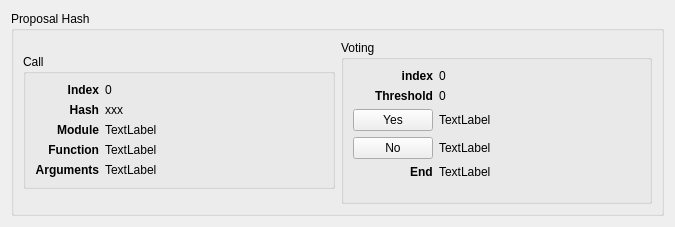
<?xml version="1.0" encoding="UTF-8"?>
<ui version="4.0">
 <class>TechnicalCommitteeProposalWidget</class>
 <widget class="QWidget" name="TechnicalCommitteeProposalWidget">
  <property name="geometry">
   <rect>
    <x>0</x>
    <y>0</y>
    <width>675</width>
    <height>227</height>
   </rect>
  </property>
  <property name="windowTitle">
   <string>Form</string>
  </property>
  <layout class="QGridLayout" name="gridLayout_2">
   <item row="0" column="0">
    <widget class="QGroupBox" name="proposalGroupBox">
     <property name="sizePolicy">
      <sizepolicy hsizetype="Expanding" vsizetype="Preferred">
       <horstretch>0</horstretch>
       <verstretch>0</verstretch>
      </sizepolicy>
     </property>
     <property name="title">
      <string>Proposal Hash</string>
     </property>
     <layout class="QVBoxLayout" name="verticalLayout">
      <item>
       <layout class="QHBoxLayout" name="horizontalLayout_4">
        <item>
         <widget class="QGroupBox" name="callGroupBox">
          <property name="sizePolicy">
           <sizepolicy hsizetype="Preferred" vsizetype="Fixed">
            <horstretch>0</horstretch>
            <verstretch>0</verstretch>
           </sizepolicy>
          </property>
          <property name="title">
           <string>Call</string>
          </property>
          <layout class="QFormLayout" name="formLayout_2">
           <property name="labelAlignment">
            <set>Qt::AlignRight|Qt::AlignTrailing|Qt::AlignVCenter</set>
           </property>
           <item row="0" column="0">
            <widget class="QLabel" name="callIndexLabel">
             <property name="sizePolicy">
              <sizepolicy hsizetype="Preferred" vsizetype="Fixed">
               <horstretch>0</horstretch>
               <verstretch>0</verstretch>
              </sizepolicy>
             </property>
             <property name="font">
              <font>
               <weight>75</weight>
               <bold>true</bold>
              </font>
             </property>
             <property name="text">
              <string>Index</string>
             </property>
             <property name="alignment">
              <set>Qt::AlignRight|Qt::AlignTrailing|Qt::AlignVCenter</set>
             </property>
            </widget>
           </item>
           <item row="0" column="1">
            <widget class="QLabel" name="callIndexValueLabel">
             <property name="sizePolicy">
              <sizepolicy hsizetype="Preferred" vsizetype="Fixed">
               <horstretch>0</horstretch>
               <verstretch>0</verstretch>
              </sizepolicy>
             </property>
             <property name="text">
              <string>0</string>
             </property>
            </widget>
           </item>
           <item row="1" column="0">
            <widget class="QLabel" name="callHashLabel">
             <property name="enabled">
              <bool>true</bool>
             </property>
             <property name="sizePolicy">
              <sizepolicy hsizetype="Preferred" vsizetype="Preferred">
               <horstretch>0</horstretch>
               <verstretch>0</verstretch>
              </sizepolicy>
             </property>
             <property name="font">
              <font>
               <weight>75</weight>
               <bold>true</bold>
              </font>
             </property>
             <property name="text">
              <string>Hash</string>
             </property>
             <property name="alignment">
              <set>Qt::AlignRight|Qt::AlignTrailing|Qt::AlignVCenter</set>
             </property>
            </widget>
           </item>
           <item row="1" column="1">
            <widget class="QLabel" name="callHashValueLabel">
             <property name="sizePolicy">
              <sizepolicy hsizetype="Preferred" vsizetype="Fixed">
               <horstretch>0</horstretch>
               <verstretch>0</verstretch>
              </sizepolicy>
             </property>
             <property name="text">
              <string>xxx</string>
             </property>
            </widget>
           </item>
           <item row="2" column="0">
            <widget class="QLabel" name="callModuleLabel">
             <property name="sizePolicy">
              <sizepolicy hsizetype="Preferred" vsizetype="Fixed">
               <horstretch>0</horstretch>
               <verstretch>0</verstretch>
              </sizepolicy>
             </property>
             <property name="font">
              <font>
               <weight>75</weight>
               <bold>true</bold>
              </font>
             </property>
             <property name="text">
              <string>Module</string>
             </property>
             <property name="alignment">
              <set>Qt::AlignRight|Qt::AlignTrailing|Qt::AlignVCenter</set>
             </property>
            </widget>
           </item>
           <item row="2" column="1">
            <widget class="QLabel" name="callModuleValueLabel">
             <property name="text">
              <string>TextLabel</string>
             </property>
            </widget>
           </item>
           <item row="3" column="0">
            <widget class="QLabel" name="callFunctionLabel">
             <property name="sizePolicy">
              <sizepolicy hsizetype="Preferred" vsizetype="Fixed">
               <horstretch>0</horstretch>
               <verstretch>0</verstretch>
              </sizepolicy>
             </property>
             <property name="font">
              <font>
               <weight>75</weight>
               <bold>true</bold>
              </font>
             </property>
             <property name="text">
              <string>Function</string>
             </property>
             <property name="alignment">
              <set>Qt::AlignRight|Qt::AlignTrailing|Qt::AlignVCenter</set>
             </property>
            </widget>
           </item>
           <item row="3" column="1">
            <widget class="QLabel" name="callFunctionValueLabel">
             <property name="sizePolicy">
              <sizepolicy hsizetype="Preferred" vsizetype="Fixed">
               <horstretch>0</horstretch>
               <verstretch>0</verstretch>
              </sizepolicy>
             </property>
             <property name="text">
              <string>TextLabel</string>
             </property>
            </widget>
           </item>
           <item row="4" column="0">
            <widget class="QLabel" name="callArgumentsLabel">
             <property name="sizePolicy">
              <sizepolicy hsizetype="Preferred" vsizetype="Fixed">
               <horstretch>0</horstretch>
               <verstretch>0</verstretch>
              </sizepolicy>
             </property>
             <property name="font">
              <font>
               <weight>75</weight>
               <bold>true</bold>
              </font>
             </property>
             <property name="text">
              <string>Arguments</string>
             </property>
             <property name="alignment">
              <set>Qt::AlignRight|Qt::AlignTrailing|Qt::AlignVCenter</set>
             </property>
            </widget>
           </item>
           <item row="4" column="1">
            <widget class="QLabel" name="callArgumentsValueLabel">
             <property name="text">
              <string>TextLabel</string>
             </property>
            </widget>
           </item>
          </layout>
         </widget>
        </item>
        <item>
         <widget class="QGroupBox" name="votingGroupBox">
          <property name="title">
           <string>Voting</string>
          </property>
          <layout class="QFormLayout" name="formLayout">
           <property name="labelAlignment">
            <set>Qt::AlignRight|Qt::AlignTrailing|Qt::AlignVCenter</set>
           </property>
           <item row="0" column="0">
            <widget class="QLabel" name="votingIndexLabel">
             <property name="sizePolicy">
              <sizepolicy hsizetype="Preferred" vsizetype="Fixed">
               <horstretch>0</horstretch>
               <verstretch>0</verstretch>
              </sizepolicy>
             </property>
             <property name="font">
              <font>
               <weight>75</weight>
               <bold>true</bold>
              </font>
             </property>
             <property name="text">
              <string>index</string>
             </property>
             <property name="alignment">
              <set>Qt::AlignRight|Qt::AlignTrailing|Qt::AlignVCenter</set>
             </property>
            </widget>
           </item>
           <item row="0" column="1">
            <widget class="QLabel" name="votingIndexValueLabel">
             <property name="text">
              <string>0</string>
             </property>
            </widget>
           </item>
           <item row="1" column="0">
            <widget class="QLabel" name="votingThresholdLabel">
             <property name="sizePolicy">
              <sizepolicy hsizetype="Preferred" vsizetype="Fixed">
               <horstretch>0</horstretch>
               <verstretch>0</verstretch>
              </sizepolicy>
             </property>
             <property name="font">
              <font>
               <weight>75</weight>
               <bold>true</bold>
              </font>
             </property>
             <property name="text">
              <string>Threshold</string>
             </property>
            </widget>
           </item>
           <item row="1" column="1">
            <widget class="QLabel" name="votingThresholdValueLabel">
             <property name="text">
              <string>0</string>
             </property>
            </widget>
           </item>
           <item row="2" column="1">
            <widget class="QLabel" name="votingAyesValueLabel">
             <property name="text">
              <string>TextLabel</string>
             </property>
            </widget>
           </item>
           <item row="3" column="1">
            <widget class="QLabel" name="votingNaysValueLabel">
             <property name="text">
              <string>TextLabel</string>
             </property>
            </widget>
           </item>
           <item row="5" column="0">
            <widget class="QLabel" name="votingEndLabel">
             <property name="font">
              <font>
               <weight>75</weight>
               <bold>true</bold>
              </font>
             </property>
             <property name="text">
              <string>End</string>
             </property>
            </widget>
           </item>
           <item row="5" column="1">
            <widget class="QLabel" name="votingEndValueLabel">
             <property name="text">
              <string>TextLabel</string>
             </property>
            </widget>
           </item>
           <item row="2" column="0">
            <widget class="QPushButton" name="yesButton">
             <property name="sizePolicy">
              <sizepolicy hsizetype="Fixed" vsizetype="Fixed">
               <horstretch>0</horstretch>
               <verstretch>0</verstretch>
              </sizepolicy>
             </property>
             <property name="text">
              <string>Yes</string>
             </property>
            </widget>
           </item>
           <item row="3" column="0">
            <widget class="QPushButton" name="noButton">
             <property name="sizePolicy">
              <sizepolicy hsizetype="Fixed" vsizetype="Fixed">
               <horstretch>0</horstretch>
               <verstretch>0</verstretch>
              </sizepolicy>
             </property>
             <property name="text">
              <string>No</string>
             </property>
            </widget>
           </item>
          </layout>
         </widget>
        </item>
       </layout>
      </item>
     </layout>
    </widget>
   </item>
  </layout>
 </widget>
 <resources/>
 <connections/>
</ui>
